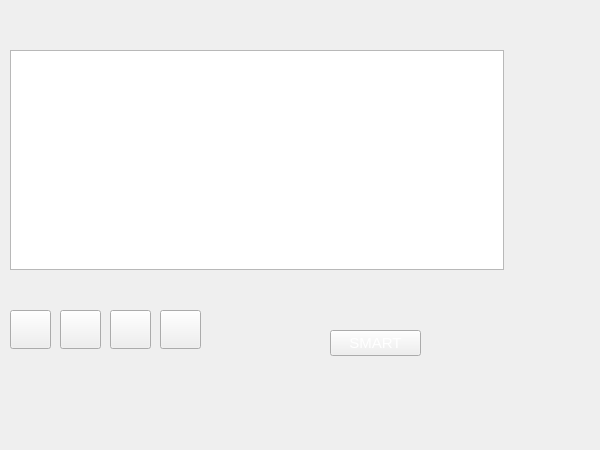
<?xml version="1.0" encoding="UTF-8"?>
<ui version="4.0">
 <class>MainWindow</class>
 <widget class="QMainWindow" name="MainWindow">
  <property name="geometry">
   <rect>
    <x>0</x>
    <y>0</y>
    <width>600</width>
    <height>450</height>
   </rect>
  </property>
  <property name="sizePolicy">
   <sizepolicy hsizetype="Preferred" vsizetype="Fixed">
    <horstretch>0</horstretch>
    <verstretch>0</verstretch>
   </sizepolicy>
  </property>
  <property name="minimumSize">
   <size>
    <width>0</width>
    <height>0</height>
   </size>
  </property>
  <property name="maximumSize">
   <size>
    <width>16777215</width>
    <height>16777215</height>
   </size>
  </property>
  <property name="windowTitle">
   <string>JDM FW Update v1.1</string>
  </property>
  <property name="styleSheet">
   <string notr="true">QMainWindow
{
     border-image: url(:/lauout/Image/bg.png);
}</string>
  </property>
  <property name="toolButtonStyle">
   <enum>Qt::ToolButtonIconOnly</enum>
  </property>
  <widget class="QWidget" name="centralWidget">
   <property name="contextMenuPolicy">
    <enum>Qt::NoContextMenu</enum>
   </property>
   <widget class="QTableView" name="tableView">
    <property name="geometry">
     <rect>
      <x>10</x>
      <y>50</y>
      <width>494</width>
      <height>220</height>
     </rect>
    </property>
    <property name="font">
     <font>
      <pointsize>11</pointsize>
     </font>
    </property>
    <property name="styleSheet">
     <string notr="true"/>
    </property>
   </widget>
   <widget class="QPushButton" name="btn_Smart">
    <property name="geometry">
     <rect>
      <x>330</x>
      <y>330</y>
      <width>91</width>
      <height>26</height>
     </rect>
    </property>
    <property name="font">
     <font>
      <pointsize>11</pointsize>
     </font>
    </property>
    <property name="styleSheet">
     <string notr="true">QPushButton
{
     border-image: url(:/lauout/Image/button.png);
	Color: white
}</string>
    </property>
    <property name="text">
     <string>SMART</string>
    </property>
   </widget>
   <widget class="QPushButton" name="btn_re">
    <property name="geometry">
     <rect>
      <x>10</x>
      <y>310</y>
      <width>41</width>
      <height>39</height>
     </rect>
    </property>
    <property name="accessibleDescription">
     <string/>
    </property>
    <property name="styleSheet">
     <string notr="true">QPushButton
{
     border-image: url(:/lauout/Image/refresh.png);
}

QPushButton:hover
{
      border-image:url(:lauout/Image/refresh_hover.png);
}</string>
    </property>
    <property name="text">
     <string/>
    </property>
   </widget>
   <widget class="QLabel" name="label_Title">
    <property name="geometry">
     <rect>
      <x>10</x>
      <y>10</y>
      <width>511</width>
      <height>16</height>
     </rect>
    </property>
    <property name="font">
     <font>
      <family>Sans Serif</family>
      <pointsize>14</pointsize>
      <weight>50</weight>
      <bold>false</bold>
     </font>
    </property>
    <property name="styleSheet">
     <string notr="true">background-image: url(:/lauout/Image/redbar.png);
color:white</string>
    </property>
    <property name="frameShape">
     <enum>QFrame::NoFrame</enum>
    </property>
    <property name="text">
     <string/>
    </property>
   </widget>
   <widget class="QPushButton" name="btn_info">
    <property name="geometry">
     <rect>
      <x>60</x>
      <y>310</y>
      <width>41</width>
      <height>39</height>
     </rect>
    </property>
    <property name="accessibleDescription">
     <string/>
    </property>
    <property name="styleSheet">
     <string notr="true">QPushButton
{
     border-image: url(:/lauout/Image/about.png);
}

QPushButton:hover
{
     border-image: url(:/lauout/Image/about_hover.png);
}</string>
    </property>
    <property name="text">
     <string/>
    </property>
   </widget>
   <widget class="QPushButton" name="btn_min">
    <property name="geometry">
     <rect>
      <x>110</x>
      <y>310</y>
      <width>41</width>
      <height>39</height>
     </rect>
    </property>
    <property name="accessibleDescription">
     <string/>
    </property>
    <property name="styleSheet">
     <string notr="true">QPushButton
{
     border-image: url(:/lauout/Image/minimize.png);
}

QPushButton:hover
{
     border-image: url(:/lauout/Image/minimize_hover.png);
}</string>
    </property>
    <property name="text">
     <string/>
    </property>
   </widget>
   <widget class="QPushButton" name="btn_close">
    <property name="geometry">
     <rect>
      <x>160</x>
      <y>310</y>
      <width>41</width>
      <height>39</height>
     </rect>
    </property>
    <property name="accessibleDescription">
     <string/>
    </property>
    <property name="styleSheet">
     <string notr="true">QPushButton
{
     border-image: url(:/lauout/Image/close.png);
}

QPushButton:hover
{
     border-image: url(:/lauout/Image/close_hover.png);
}</string>
    </property>
    <property name="text">
     <string/>
    </property>
   </widget>
  </widget>
  <widget class="QMenuBar" name="menuBar">
   <property name="enabled">
    <bool>true</bool>
   </property>
   <property name="geometry">
    <rect>
     <x>0</x>
     <y>0</y>
     <width>600</width>
     <height>20</height>
    </rect>
   </property>
   <property name="nativeMenuBar">
    <bool>true</bool>
   </property>
  </widget>
 </widget>
 <layoutdefault spacing="6" margin="11"/>
 <resources/>
 <connections/>
</ui>
